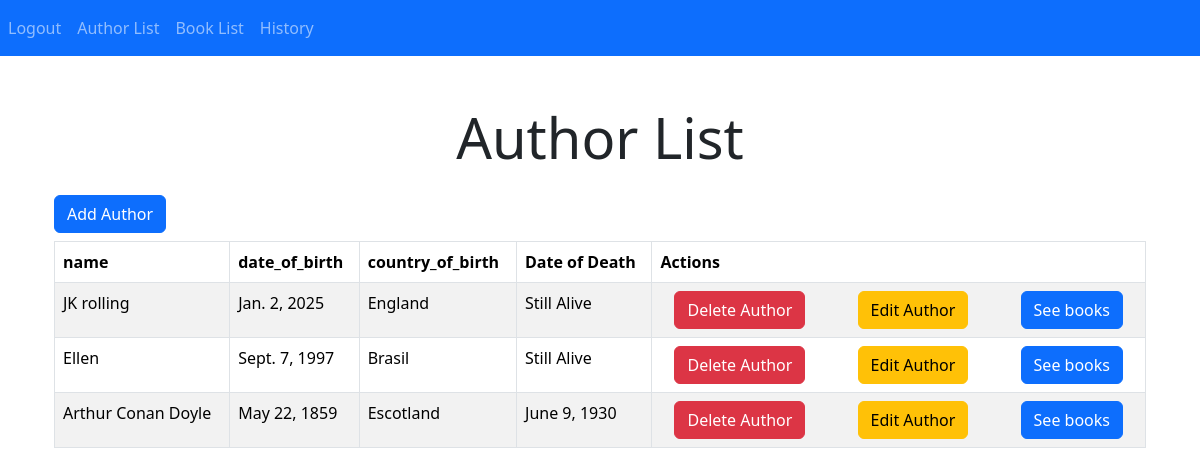
The app's page /authorList (signed in) with its own data.
### capstone/models.py (models this page shows, shortened)
class Author(models.Model):
    name = models.CharField(max_length=100)
    date_of_birth = models.DateField()
    country_of_birth = models.CharField(max_length=100)
    date_of_death = models.DateField(null=True, blank=True)

### capstone/views.py (the view)
# urls.py: path('authorList', views.authorList, name='authorList'),
@login_required
def authorList(request):
    authors = Author.objects.all()
    return render(request, 'authors_list.html', {'authors': authors})

### capstone/templates/authors_list.html
{% extends "master.html" %}
{% block content %}
<div class="container mt-5">
    <h1 class="display-4 text-center mb-4">Author List</h1>
    {% if user.is_staff %}
    <h4><a class="btn btn-primary"  href="{% url 'addAuthor'%}">Add Author</a></h4>
    {% endif %}
    <div class="table-responsive">
        <table class="table table-bordered table-striped table-hover">
            <thead class="thead-dark">
                <tr>
                    <th>name</th>
                    <th>date_of_birth</th>
                    <th>country_of_birth</th>
                    <th>Date of Death</th>
                    <th>Actions</th>
                </tr>
            </thead>
            <tbody>
                {% for author in authors %}
                    <tr>
                        <td>{{ author.name }}</td>
                        <td>{{ author.date_of_birth  }}</td>
                        <td>{{ author.country_of_birth }}</td>
                        {% if author.date_of_death %}
                            <td>{{ author.date_of_death }}</td>
                        {% else %}
                            <td>Still Alive</td>
                        {% endif %}
                        <td class="text-center">
                        {% if user.is_staff %}
                            <a class="btn btn-danger me-5" href="{% url 'delete_author' author.pk %}">Delete Author</a>
                            <a class="btn btn-warning " href="{% url 'editAuthor' author.pk %}">Edit Author</a>
                        {% endif %}
                            <a class="btn btn-primary ms-5" href="{% url 'authorBook' author.pk %}">See books</a>
                        </td>
                    </tr>
                {% endfor %}
            </tbody>
        </table>
    </div>
</div>
{% endblock %}

### capstone/templates/master.html (shortened to what this page needs)
<!doctype html>
<html lang="en">
    <head>
        <link href="https://cdn.jsdelivr.net/npm/bootstrap@5.3.2/dist/css/bootstrap.min.css" rel="stylesheet" />
    </head>
    <body>
        <header>
            {% if user.is_authenticated %}
            <nav class="navbar navbar-expand-sm navbar-dark bg-primary">
                <div class="collapse navbar-collapse" id="collapsibleNavId">
                    <ul class="navbar-nav me-auto mt-2 mt-lg-0">
                    <li>
                        <a class="nav-link" href="{% url 'logout' %}">Logout</a>
                    </li>
                    <a class="nav-link" href="{% url 'authorList' %}">Author List</a>
                        <a class="nav-link" href="{% url 'home' %}">Book List</a>
                        <a class="nav-link" href="{% url 'historie' %}">History</a>
            {% endif %}
                    </ul>
                </div>
            </nav>
        </header>
        <div class="container mt-3">
            {% block content %}
            {% endblock %}
        </div>
    </body>
</html>

### records on screen
Author: name "JK rolling", date_of_birth "Jan. 2, 2025", country_of_birth "England", shows "Still Alive"
Author: name "Ellen", date_of_birth "Sept. 7, 1997", country_of_birth "Brasil", shows "Still Alive"
Author: name "Arthur Conan Doyle", date_of_birth "May 22, 1859", country_of_birth "Escotland", date_of_death "June 9, 1930"
